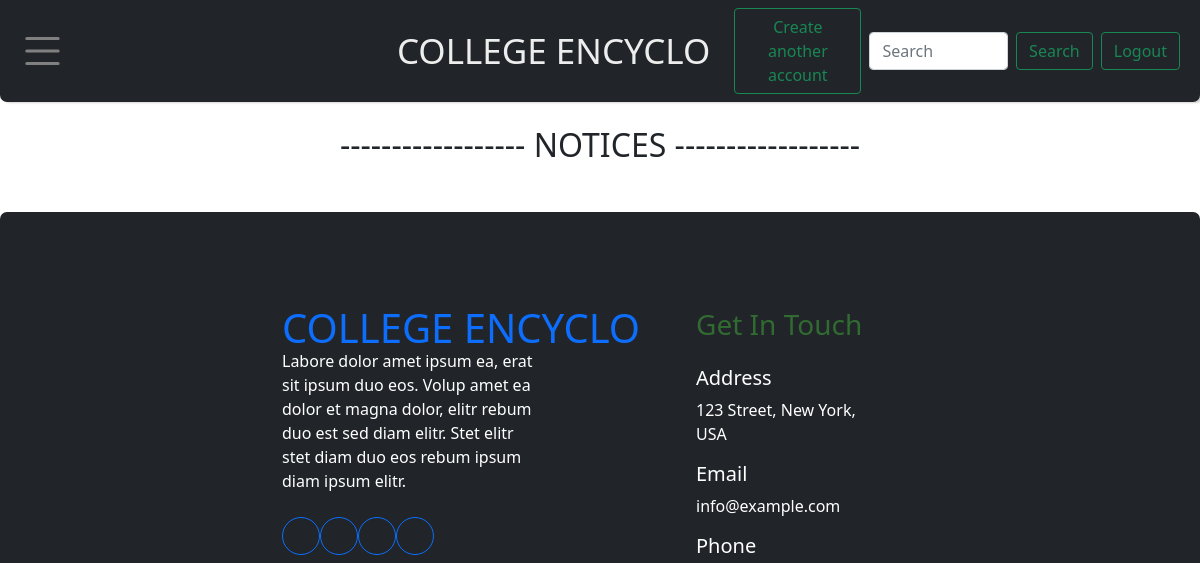
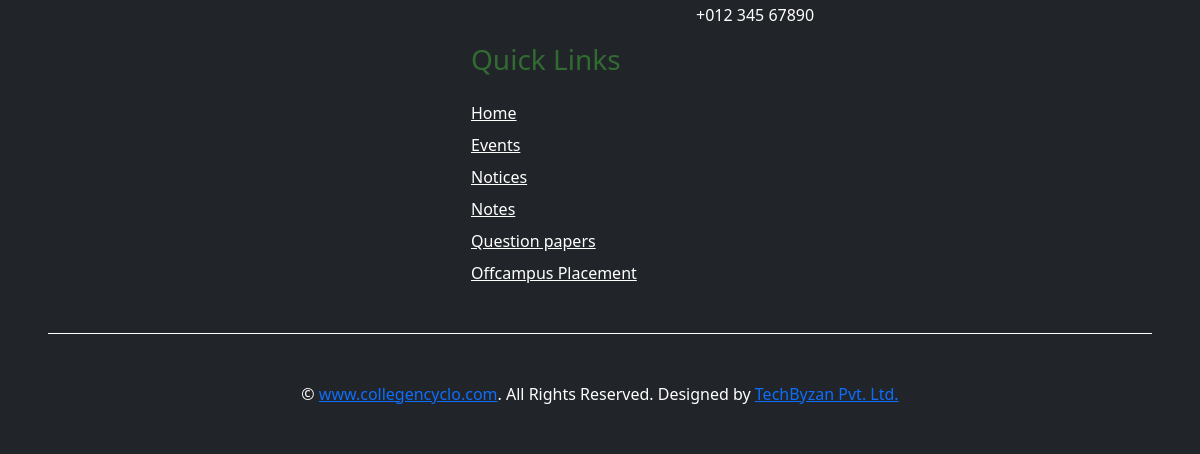
/notices/ (signed in), run on an earlier commit of the app's database (2 pictures, top to bottom).
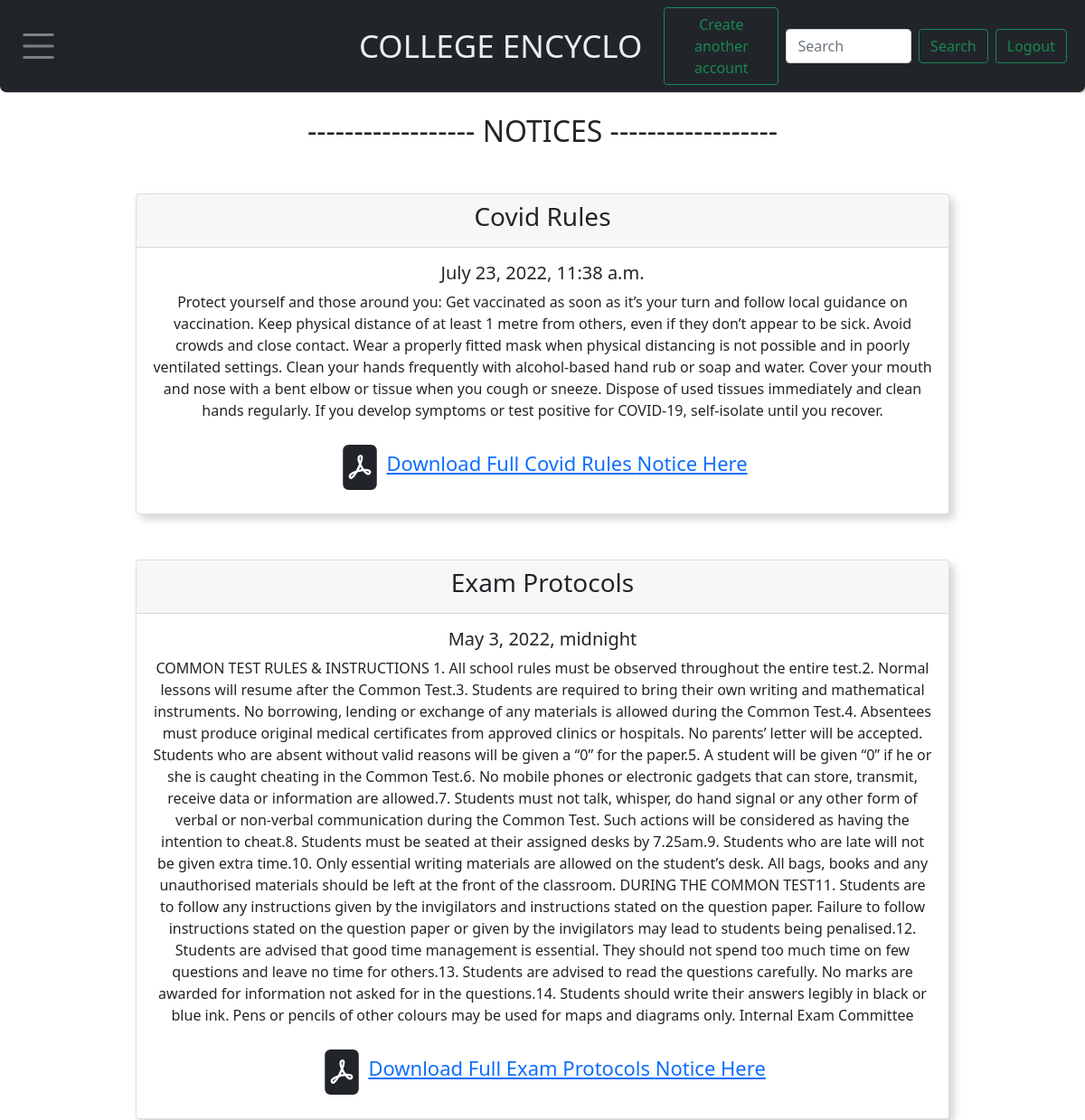
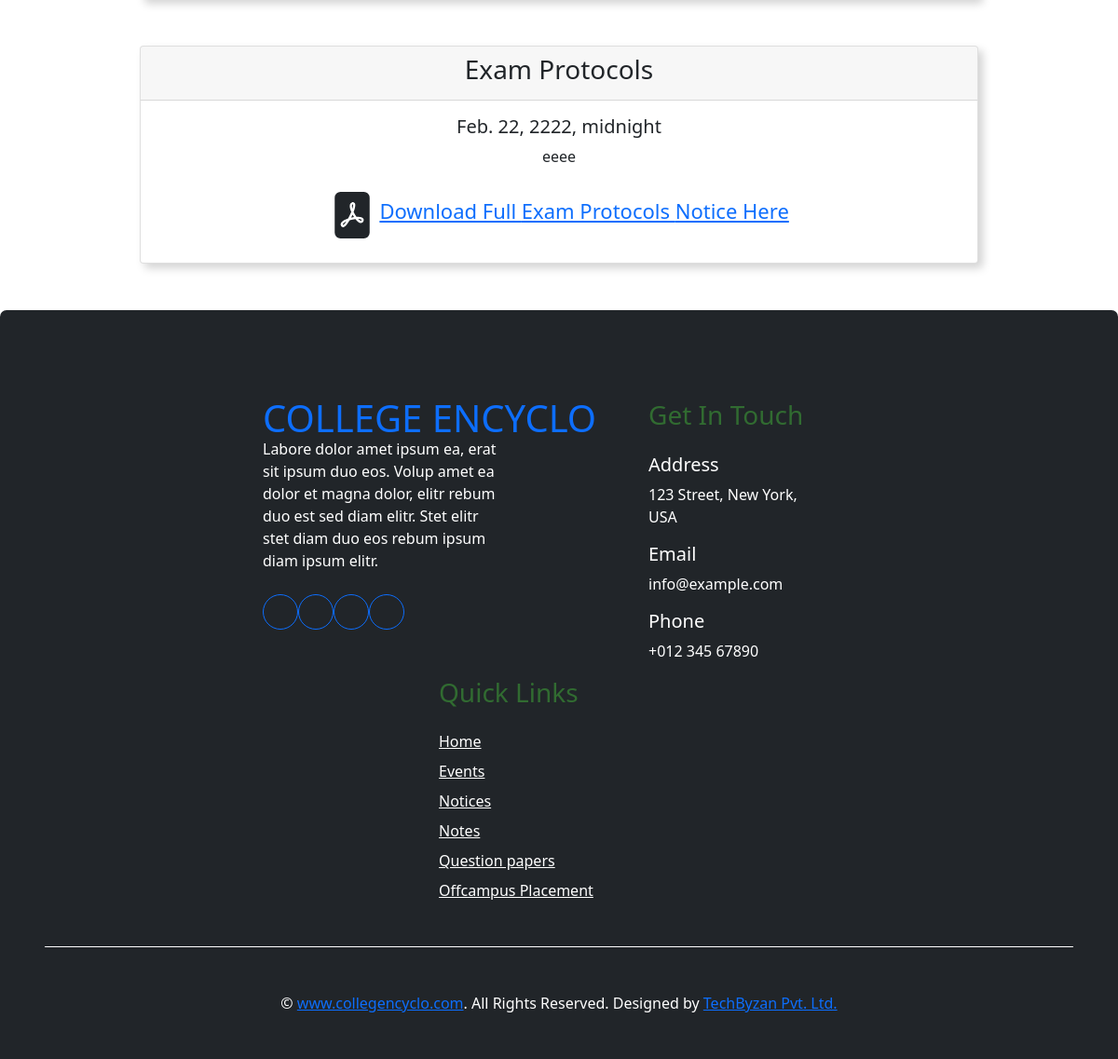
And on a later commit of the database (2 pictures, top to bottom).
### base/models.py (models this page shows, shortened)
class Notice(models.Model):
    notice_title = models.CharField(max_length=225)
    notice_date = models.DateTimeField()
    notice_desc = models.CharField(max_length=5000)
    notice_college = models.ForeignKey(College, on_delete=models.RESTRICT)
    notice_dept = models.ForeignKey(Department, on_delete=models.RESTRICT)
    notice_year = models.ForeignKey(Year, on_delete=models.RESTRICT)
    notice_file = models.FileField(upload_to=upload_path_notice_files, blank=True)

### base/views.py (the view, shortened to what this page needs)
# urls.py: path('notices/', views.notices, name='notices'),
def notices(request):
    if request.user.is_authenticated:
        ntc= Notice.objects.all()
        ssu = request.user
        staf = ssu.role
        sad = Staffadmin.objects.get(user=ssu)
        context1 = {'staf':staf, 'ntc':ntc,}
        return render(request, 'notices.html', context1)
    else:
        return redirect('logins')

### templates/notices.html (shortened to what this page needs)
{% extends 'base.html' %}
{% block body %}
<h2 class="text-center my-4">------------------ NOTICES ------------------</h2>
{% for nt in ntc %}
<div id="noca" class="card text-center" style="margin: 50px 150px;">
  <div class="card-header">
    <h3>{{nt.notice_title}}</h3>
  </div>
  <div class="card-body">
    <h5 class="card-title">{{nt.notice_date}}</h5>
    <p class="card-text">{{nt.notice_desc}}</p>
  </div>
     <p>
      <a href="{{nt.notice_file.url}}" style="font-size: 22px;">Download Full {{nt.notice_title}} Notice Here</a>
     </p>
</div>
{% endfor %}
{% endblock body %}

What changed in the data, as far as the page shows it:
added Notice: notice_title "Covid Rules", notice_date "July 23, 2022, 11:38 a.m.", notice_desc "Protect yourself and those around you: Get vaccinated as soon as it’s your turn and follow local guidance on vaccination. Keep physical distance of at least 1 metre from others, even if they don’t appear to be sick. Avoid crowds and close contact. Wear a properly fitted mask when physical distancing is not possible and in poorly ventilated settings. Clean your hands frequently with alcohol-based hand rub or soap and water. Cover your mouth and nose with a bent elbow or tissue when you cough or sneeze. Dispose of used tissues immediately and clean hands regularly. If you develop symptoms or test positive for COVID-19, self-isolate until you recover."
added Notice: notice_title "Exam Protocols", notice_date "May 3, 2022, midnight", notice_desc "COMMON TEST RULES & INSTRUCTIONS 1. All school rules must be observed throughout the entire test.2. Normal lessons will resume after the Common Test.3. Students are required to bring their own writing and mathematical instruments. No borrowing, lending or exchange of any materials is allowed during the Common Test.4. Absentees must produce original medical certificates from approved clinics or hospitals. No parents’ letter will be accepted. Students who are absent without valid reasons will be given a “0” for the paper.5. A student will be given “0” if he or she is caught cheating in the Common Test.6. No mobile phones or electronic gadgets that can store, transmit, receive data or…"
added Notice: notice_title "Exam Protocols", notice_date "Feb. 22, 2222, midnight", notice_desc "eeee"
